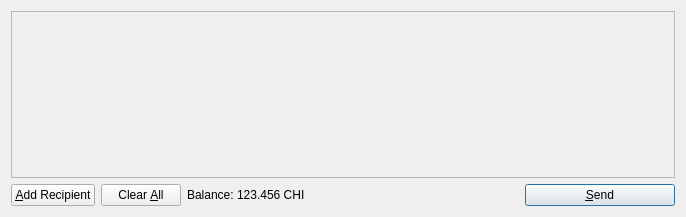
<?xml version="1.0" encoding="UTF-8"?>
<ui version="4.0">
 <class>SendCoinsDialog</class>
 <widget class="QDialog" name="SendCoinsDialog">
  <property name="geometry">
   <rect>
    <x>0</x>
    <y>0</y>
    <width>686</width>
    <height>217</height>
   </rect>
  </property>
  <property name="windowTitle">
   <string>Send Coins</string>
  </property>
  <layout class="QVBoxLayout" name="verticalLayout">
   <item>
    <widget class="QScrollArea" name="scrollArea">
     <property name="widgetResizable">
      <bool>true</bool>
     </property>
     <widget class="QWidget" name="scrollAreaWidgetContents">
      <property name="geometry">
       <rect>
        <x>0</x>
        <y>0</y>
        <width>666</width>
        <height>165</height>
       </rect>
      </property>
      <layout class="QVBoxLayout" name="verticalLayout_2">
       <property name="margin">
        <number>0</number>
       </property>
       <item>
        <layout class="QVBoxLayout" name="entries">
         <property name="spacing">
          <number>6</number>
         </property>
        </layout>
       </item>
       <item>
        <spacer name="verticalSpacer">
         <property name="orientation">
          <enum>Qt::Vertical</enum>
         </property>
         <property name="sizeHint" stdset="0">
          <size>
           <width>20</width>
           <height>40</height>
          </size>
         </property>
        </spacer>
       </item>
      </layout>
     </widget>
    </widget>
   </item>
   <item>
    <layout class="QHBoxLayout" name="horizontalLayout">
     <item>
      <widget class="QPushButton" name="addButton">
       <property name="toolTip">
        <string>Send to multiple recipients at once</string>
       </property>
       <property name="text">
        <string>&amp;Add Recipient</string>
       </property>
       <property name="icon">
        <iconset resource="../bitcoin.qrc">
         <normaloff>:/icons/add</normaloff>:/icons/add</iconset>
       </property>
       <property name="autoDefault">
        <bool>false</bool>
       </property>
      </widget>
     </item>
     <item>
      <widget class="QPushButton" name="clearButton">
       <property name="sizePolicy">
        <sizepolicy hsizetype="Minimum" vsizetype="Fixed">
         <horstretch>0</horstretch>
         <verstretch>0</verstretch>
        </sizepolicy>
       </property>
       <property name="toolTip">
        <string>Remove all transaction fields</string>
       </property>
       <property name="text">
        <string>Clear &amp;All</string>
       </property>
       <property name="icon">
        <iconset resource="../bitcoin.qrc">
         <normaloff>:/icons/remove</normaloff>:/icons/remove</iconset>
       </property>
       <property name="autoRepeatDelay">
        <number>300</number>
       </property>
       <property name="autoDefault">
        <bool>false</bool>
       </property>
      </widget>
     </item>
     <item>
      <layout class="QHBoxLayout" name="horizontalLayout_2">
       <property name="spacing">
        <number>3</number>
       </property>
       <item>
        <widget class="QLabel" name="label">
         <property name="text">
          <string>Balance:</string>
         </property>
        </widget>
       </item>
       <item>
        <widget class="QLabel" name="labelBalance">
         <property name="cursor">
          <cursorShape>IBeamCursor</cursorShape>
         </property>
         <property name="text">
          <string>123.456 CHI</string>
         </property>
         <property name="textInteractionFlags">
          <set>Qt::LinksAccessibleByMouse|Qt::TextSelectableByKeyboard|Qt::TextSelectableByMouse</set>
         </property>
        </widget>
       </item>
      </layout>
     </item>
     <item>
      <spacer name="horizontalSpacer">
       <property name="orientation">
        <enum>Qt::Horizontal</enum>
       </property>
       <property name="sizeHint" stdset="0">
        <size>
         <width>40</width>
         <height>20</height>
        </size>
       </property>
      </spacer>
     </item>
     <item>
      <widget class="QPushButton" name="sendButton">
       <property name="minimumSize">
        <size>
         <width>150</width>
         <height>0</height>
        </size>
       </property>
       <property name="toolTip">
        <string>Confirm the send action</string>
       </property>
       <property name="text">
        <string>&amp;Send</string>
       </property>
       <property name="icon">
        <iconset resource="../bitcoin.qrc">
         <normaloff>:/icons/send</normaloff>:/icons/send</iconset>
       </property>
       <property name="default">
        <bool>true</bool>
       </property>
      </widget>
     </item>
    </layout>
   </item>
  </layout>
 </widget>
 <resources>
  <include location="../bitcoin.qrc"/>
 </resources>
 <connections/>
</ui>
